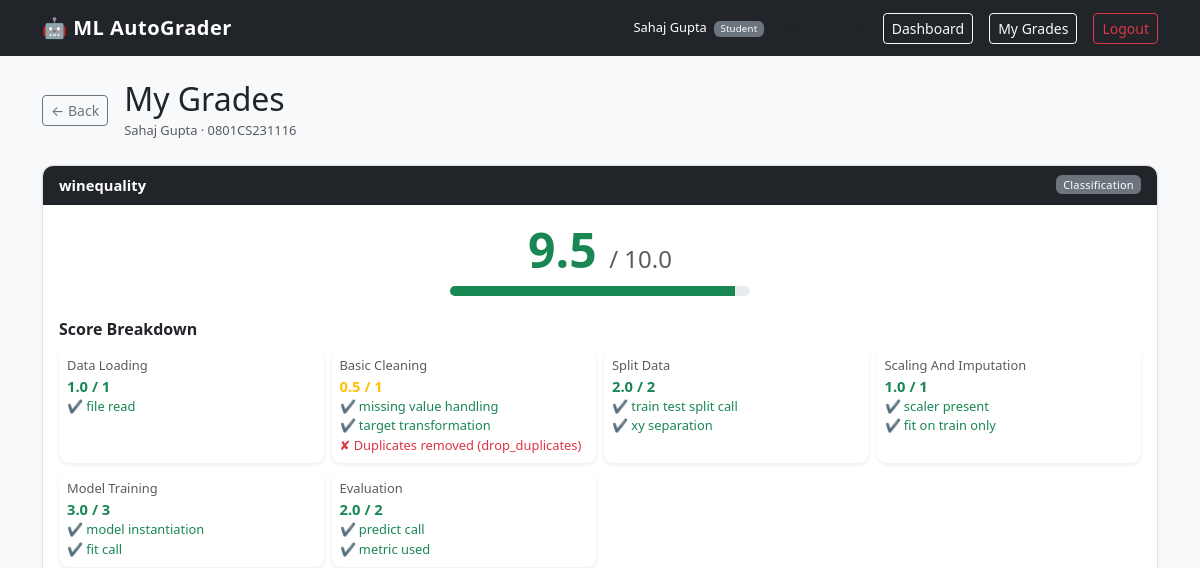
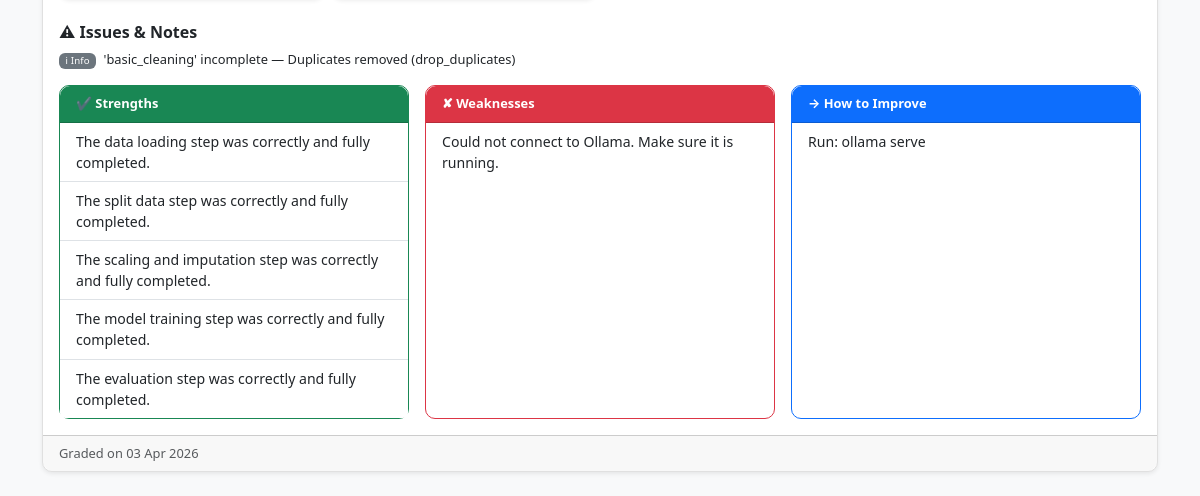
Page /student/my_grades (signed in) on the earlier database version (2 pictures, top to bottom).
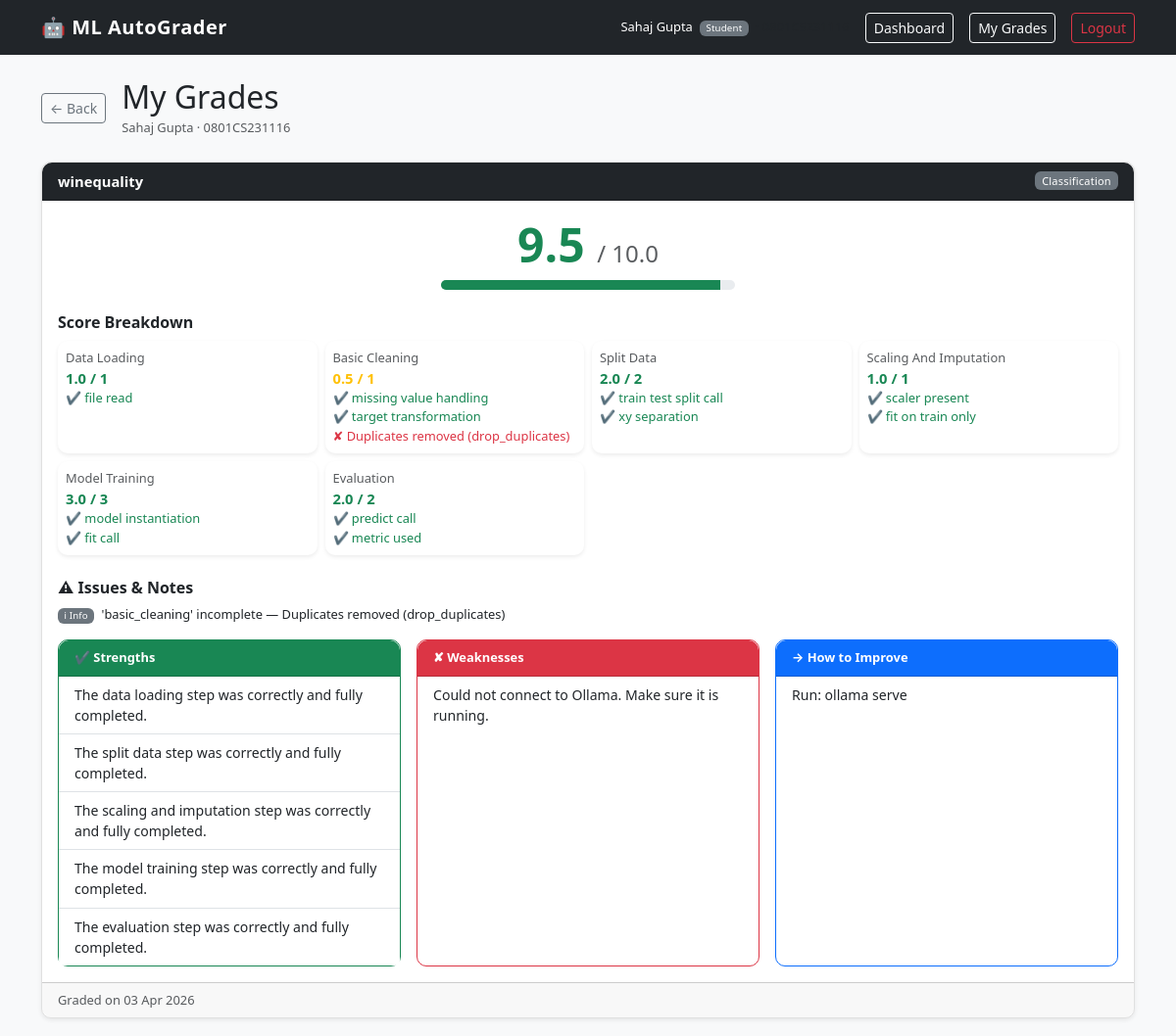
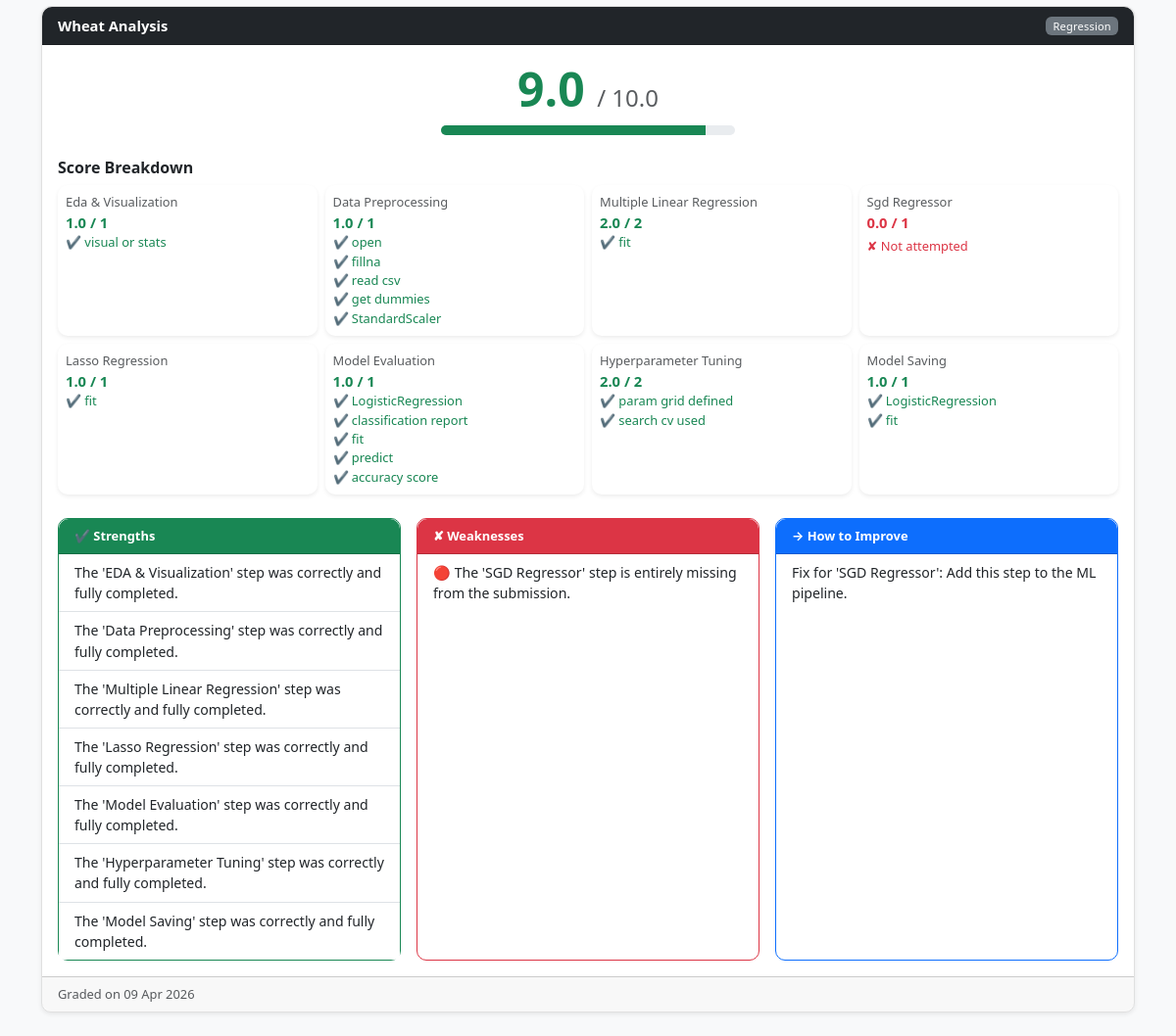
Same page on the later database version (2 pictures, top to bottom).
### models.py (models this page shows, shortened)
class User(db.Model, UserMixin):
    __tablename__ = "user"
    id            = db.Column(db.Integer, primary_key=True)
    name          = db.Column(db.String(100), nullable=False)
    email         = db.Column(db.String(120), unique=True, nullable=False)
    password      = db.Column(db.String(200), nullable=False)
    role          = db.Column(db.String(20), nullable=False)
    status        = db.Column(db.String(20), nullable=True, default="approved")
    enrollment_no = db.Column(db.String(50), unique=True, nullable=True)
    branch        = db.Column(db.String(50), nullable=True)
    batch         = db.Column(db.String(50), nullable=True)
    assignments   = db.relationship("Assignment", backref="creator", lazy=True)
    submissions   = db.relationship("Submission", backref="student",  lazy=True)

class Submission(db.Model):
    __tablename__ = "submission"
    id            = db.Column(db.Integer, primary_key=True)
    student_id    = db.Column(db.Integer, db.ForeignKey("user.id"),         nullable=False)
    assignment_id = db.Column(db.Integer, db.ForeignKey("assignment.id"),   nullable=False)
    file_path     = db.Column(db.String(300), nullable=False)
    status        = db.Column(db.String(30), default="submitted")
    score         = db.Column(db.Float,  nullable=True)
    max_score     = db.Column(db.Float,  nullable=True)
    result_json   = db.Column(db.Text, nullable=True)
    released      = db.Column(db.Boolean, default=False)
    submitted_at  = db.Column(db.DateTime, default=datetime.utcnow)
    graded_at     = db.Column(db.DateTime, nullable=True)
    @property
    def result(self):
        if self.result_json:
            return json.loads(self.result_json)
        return {}
    @property
    def feedback(self):
        return self.result.get("feedback", {})
    @property
    def scores_breakdown(self):
        return self.result.get("final_scores", {})
    @property
    def penalties(self):
        return self.result.get("system_penalties", [])

class Assignment(db.Model):
    __tablename__ = "assignment"
    id           = db.Column(db.Integer, primary_key=True)
    title        = db.Column(db.String(200), nullable=False)
    description  = db.Column(db.Text,        nullable=False)
    due_date     = db.Column(db.String(50),  nullable=False)
    task_type    = db.Column(db.String(50),  nullable=False)
    rubric_json  = db.Column(db.Text, nullable=False)
    dataset_path = db.Column(db.String(300), nullable=True)
    teacher_id   = db.Column(db.Integer, db.ForeignKey("user.id"), nullable=False)
    grading_status = db.Column(db.String(30), default="pending")
    created_at   = db.Column(db.DateTime, default=datetime.utcnow)
    submissions  = db.relationship("Submission", backref="assignment", lazy=True)
    @property
    def rubric(self):
        return json.loads(self.rubric_json)

### app.py (the view)
@app.route("/student/my_grades")
@login_required
def my_grades():
    if current_user.role != "student":
        return "Access denied", 403
    graded_submissions = Submission.query.filter_by(
        student_id = current_user.id,
        status     = "graded",
        released   = True,
    ).all()
    return render_template(
        "student/my_grades.html",
        submissions = graded_submissions,
    )

### app.py (called while the page is built)
@login_manager.user_loader
def load_user(user_id):
    return User.query.get(int(user_id))

### templates/student/my_grades.html (shortened to what this page needs)
{% extends 'base.html' %}
{% block content %}
<div class="d-flex align-items-center gap-3 mb-4">
    <a href="{{ url_for('student_dashboard') }}" class="btn btn-outline-secondary btn-sm">← Back</a>
    <div>
        <h2 class="mb-0">My Grades</h2>
        <small class="text-muted">{{ current_user.name }} · {{ current_user.enrollment_no }}</small>
    </div>
</div>
{% if submissions %}
    {% for sub in submissions %}
    <div class="card mb-4 shadow-sm">
        <div class="card-header bg-dark text-white d-flex justify-content-between align-items-center">
            <strong>{{ sub.assignment.title }}</strong>
            <span class="badge bg-secondary">{{ sub.assignment.task_type }}</span>
        </div>
        <div class="card-body">
            <div class="text-center mb-4">
                {% set pct = ((sub.score / sub.max_score) * 100) if sub.max_score else 0 %}
                <h1 class="display-4 fw-bold {% if pct >= 75 %}text-success{% elif pct >= 50 %}text-warning{% else %}text-danger{% endif %}">
                    {{ sub.score }}
                    <small class="fs-4 text-muted fw-normal">/ {{ sub.max_score }}</small>
                </h1>
                <div class="progress mx-auto mt-2" style="height:10px; max-width:300px">
                    <div class="progress-bar {% if pct >= 75 %}bg-success{% elif pct >= 50 %}bg-warning{% else %}bg-danger{% endif %}"
                         style="width:{{ pct|round }}%"></div>
                </div>
            </div>
            <h6 class="fw-bold mb-2">Score Breakdown</h6>
            <div class="row g-2 mb-4">
                {% for step, pts in sub.scores_breakdown.items() %}
                {% set max_pts = sub.assignment.rubric.get(step, {}).get('points', 0) %}
                {% set detail  = sub.result.get('step_detail', {}).get(step, {}) %}
                <div class="col-6 col-md-4 col-lg-3">
                    <div class="card border-0 shadow-sm p-2 h-100">
                        <small class="text-muted">{{ step.replace('_',' ') | title }}</small>
                        <strong class="{% if pts == max_pts %}text-success{% elif pts == 0 %}text-danger{% else %}text-warning{% endif %}">
                            {{ pts }} / {{ max_pts }}
                        </strong>
                        {% set is_missed = step in sub.result.get('missed_steps', []) %}
                        {% if is_missed %}
                        <small class="text-danger d-block mt-1">✘ Not attempted</small>
                        {% else %}
                        {% if detail.get('completed_subtasks') %}
                            {% for done in detail.completed_subtasks %}
                            <small class="text-success d-block">✔ {{ done.replace('_',' ') }}</small>
                            {% endfor %}
                        {% endif %}
                        {% if detail.get('missed_subtasks') %}
                            {% for miss in detail.missed_subtasks %}
                            <small class="text-danger d-block">✘ {{ miss }}</small>
                            {% endfor %}
                        {% endif %}
                        {% endif %}
                    </div>
                </div>
                {% endfor %}
            </div>
            {% set real_penalties = sub.penalties %}
            {% if real_penalties %}
            <div class="mb-3">
                <h6 class="fw-bold">⚠ Issues &amp; Notes</h6>
                <ul class="list-unstyled">
                    {% for p in real_penalties %}
                    <li class="small mb-1">
                        {% if p.severity == 'critical' %}
                            <span class="badge bg-danger me-1">🔴 Critical</span>
                        {% elif p.severity == 'major' %}
                            <span class="badge bg-warning text-dark me-1">🟡 Major</span>
                        {% else %}
                            <span class="badge bg-secondary me-1">ℹ Info</span>
                        {% endif %}
                        {{ p.message }}
                    </li>
                    {% endfor %}
                </ul>
            </div>
            {% endif %}
            <div class="row g-3">
                {% if sub.feedback.get('strengths') %}
                <div class="col-md-4">
                    <div class="card border-success h-100">
                        <div class="card-header bg-success text-white fw-bold small">✔ Strengths</div>
                        <ul class="list-group list-group-flush">
                            {% for s in sub.feedback.get('strengths',[]) %}
                            <li class="list-group-item small">{{ s }}</li>
                            {% endfor %}
                        </ul>
                    </div>
                </div>
                {% endif %}
                {% if sub.feedback.get('weaknesses') %}
                <div class="col-md-4">
                    <div class="card border-danger h-100">
                        <div class="card-header bg-danger text-white fw-bold small">✘ Weaknesses</div>
                        <ul class="list-group list-group-flush">
                            {% for w in sub.feedback.get('weaknesses',[]) %}
                            <li class="list-group-item small">{{ w }}</li>
                            {% endfor %}
                        </ul>
                    </div>
                </div>
                {% endif %}
                {% if sub.feedback.get('improvements') %}
                <div class="col-md-4">
                    <div class="card border-primary h-100">
                        <div class="card-header bg-primary text-white fw-bold small">→ How to Improve</div>
                        <ul class="list-group list-group-flush">
                            {% for i in sub.feedback.get('improvements',[]) %}
                            <li class="list-group-item small">{{ i }}</li>
                            {% endfor %}
                        </ul>
                    </div>
                </div>
                {% endif %}
            </div>
        </div>
        <div class="card-footer text-muted small">
            Graded on {{ sub.graded_at.strftime('%d %b %Y') if sub.graded_at else '—' }}
        </div>
    </div>
    {% endfor %}
{% else %}
<div class="text-center py-5 text-muted">
    <h5>No graded results yet.</h5>
    <p>Results will appear here once your teacher grades all submissions.</p>
    <a href="{{ url_for('student_dashboard') }}" class="btn btn-outline-dark mt-2">Go to Assignments</a>
</div>
{% endif %}
{% endblock %}

### templates/base.html (shortened to what this page needs)
<!DOCTYPE html>
<html lang="en">
<head>
    <link href="https://cdn.jsdelivr.net/npm/bootstrap@5.3.0/dist/css/bootstrap.min.css" rel="stylesheet">
    <link href="{{ url_for('static', filename='css/style.css') }}" rel="stylesheet">
</head>
<body class="bg-light">
<nav class="navbar navbar-expand-lg navbar-dark bg-dark mb-4">
    <div class="container">
        <a class="navbar-brand fw-bold" href="#">🤖 ML AutoGrader</a>
        <div class="d-flex align-items-center gap-3">
            {% if current_user.is_authenticated %}
                <span class="text-white small">
                    {{ current_user.name }}
                    <span class="badge bg-secondary ms-1">{{ current_user.role | title }}</span>
                    {% if current_user.role == 'student' %}
                        <span class="text-muted ms-1">· {{ current_user.enrollment_no }}</span>
                    {% endif %}
                </span>
                {% if current_user.role == 'student' %}
                    <a href="{{ url_for('student_dashboard') }}" class="btn btn-outline-light btn-sm">Dashboard</a>
                    <a href="{{ url_for('my_grades') }}" class="btn btn-outline-light btn-sm">My Grades</a>
                {% elif current_user.role == 'teacher' %}
                    <a href="{{ url_for('teacher_dashboard') }}" class="btn btn-outline-light btn-sm">Dashboard</a>
                    <a href="{{ url_for('create_assignment') }}" class="btn btn-outline-light btn-sm">+ Assignment</a>
                {% elif current_user.role == 'admin' %}
                    <a href="{{ url_for('admin_dashboard') }}" class="btn btn-outline-light btn-sm">Admin Panel</a>
                {% endif %}
                <a href="{{ url_for('logout') }}" class="btn btn-outline-danger btn-sm">Logout</a>
            {% endif %}
        </div>
    </div>
</nav>
<div class="container">
    {% block content %}{% endblock %}
</div>
</body>
</html>

### static/css/style.css (style rules this page uses)
body { font-size: 0.92rem; }
.navbar-brand { letter-spacing: 0.5px; }
.card { border-radius: 10px; border: 1px solid #e0e0e0; }
.card-header { border-radius: 10px 10px 0 0 !important; }
.badge { font-weight: 500; letter-spacing: 0.2px; }
.progress { border-radius: 10px; background: #e9ecef; }
.list-group-item { font-size: 0.88rem; line-height: 1.5; }
.display-4 { font-size: 3rem; }
.card .card-footer { border-radius: 0 0 10px 10px !important; }

Differences in the rows shown:
added Submission: assignment "Wheat Analysis", assignment.task_type "Regression", score "9.0", max_score "10.0", {{ pct|round }} 90.0 (drawn), replace "Eda & Visualization" "Data Preprocessing" "Multiple Linear Regression" "Sgd Regressor" "Lasso Regression" "Model Evaluation" "Hyperparameter Tuning" "Model Saving", scores_breakdown "1.0" "1.0" "2.0" "0.0" "1.0" "1.0" "2.0" "1.0", scores_breakdown "1" "1" "2" "1" "1" "1" "2" "1", replace "visual or stats" "open" "fillna" "read csv" "get dummies" "StandardScaler" "fit" "fit" "LogisticRegression" "classification report" "fit" "predict" "accuracy score" "param grid defined" "search cv used" "LogisticRegression" "fit", s "The 'EDA & Visualization' step was correctly and fully completed." "The 'Data Preprocessing' step was correctly and fully completed." "The 'Multiple Linear Regression' step was correctly and fully completed." "The 'Lasso Regression' step was correctly and fully completed." "The 'Model Evaluation' step was correctly and fully completed." "The 'Hyperparameter Tuning' step was correctly and fully completed." "The 'Model Saving' step was correctly and fully completed.", w "🔴 The 'SGD Regressor' step is entirely missing from the submission.", i "Fix for 'SGD Regressor': Add this step to the ML pipeline.", graded_at "09 Apr 2026"
